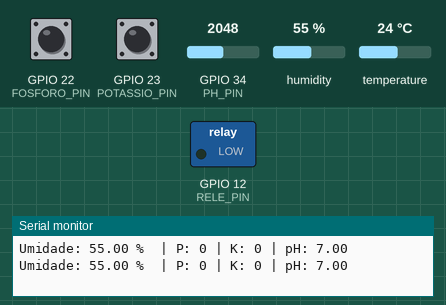
This program was run on a simulated ESP32. Parts: switched loads named in the program (green lamp = pin HIGH), the last lines printed to the serial monitor. The test bench sets the inputs (shaded band); at power-on: humidity 55 %, GPIO 22 (FOSFORO_PIN) HIGH, GPIO 23 (POTASSIO_PIN) HIGH, GPIO 34 (PH_PIN) = 2048, temperature 24 °C.

Above: at 2.8 s.
2.9 s: humidity set to 31 %
5.6 s: humidity set to 28 %
At 6.5 s:
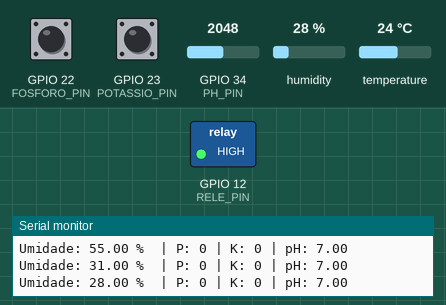
8.3 s: humidity set to 40 %
At 11.2 s:
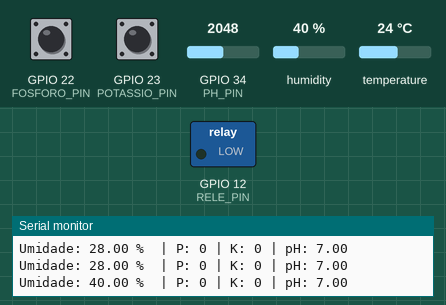
11.5 s: humidity set to 22 %
At 12.9 s:
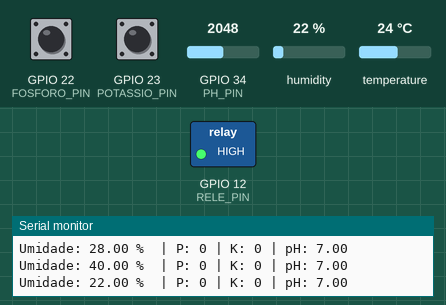
Timing chart, 0 to 14.5 s (numbered marks = the images above; inputs shaded):
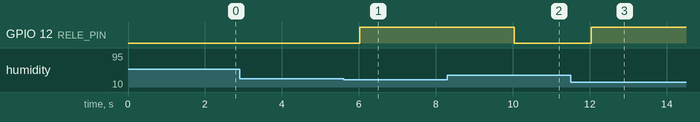

The program:

main.cpp
```cpp
#include <Arduino.h>
#include <DHT.h>

#define DHTPIN 14
#define DHTTYPE DHT22
#define PH_PIN 34
#define FOSFORO_PIN 22
#define POTASSIO_PIN 23
#define RELE_PIN 12

DHT dht(DHTPIN, DHTTYPE);

void setup() {
  Serial.begin(115200);
  dht.begin();

  pinMode(FOSFORO_PIN, INPUT_PULLUP);
  pinMode(POTASSIO_PIN, INPUT_PULLUP);
  pinMode(RELE_PIN, OUTPUT);
  digitalWrite(RELE_PIN, LOW);
}

void loop() {
  float umidade = dht.readHumidity();
  int fosforo = digitalRead(FOSFORO_PIN); // 1 = pressionado (presença)
  int potassio = digitalRead(POTASSIO_PIN);
  int phRaw = analogRead(PH_PIN);
  float ph = map(phRaw, 0, 4095, 0, 14);

  Serial.print("Umidade: "); Serial.print(umidade); Serial.print(" % ");
  Serial.print(" | P: "); Serial.print(!fosforo);
  Serial.print(" | K: "); Serial.print(!potassio);
  Serial.print(" | pH: "); Serial.println(ph);

  if (umidade < 30 || !fosforo || !potassio || ph < 5.5 || ph > 7.5) {
    digitalWrite(RELE_PIN, HIGH); // Liga bomba
  } else {
    digitalWrite(RELE_PIN, LOW);  // Desliga bomba
  }

  delay(2000);
}
```

Measured:
- the behaviour switches between 30 and 29 % on humidity (found by bisection; images 0 and 1)
- after the input at 5.6 s, GPIO 12 (RELE_PIN): LOW → HIGH after 0.42 s
- after the input at 8.3 s, GPIO 12 (RELE_PIN): HIGH → LOW after 1.7 s
- after the input at 11.5 s, GPIO 12 (RELE_PIN): LOW → HIGH after 0.54 s
